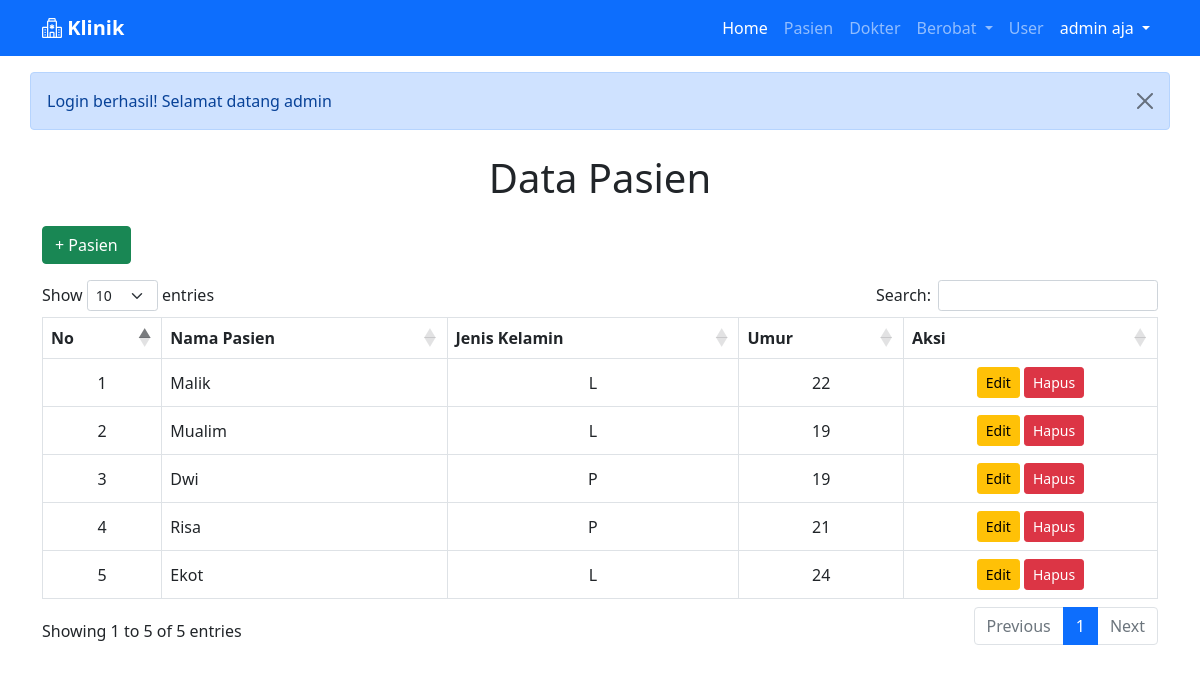
Page /pasien.php (signed in) on the committed database.
### tables this page shows
CREATE TABLE `pasien` (
  `id_pasien` int(5) NOT NULL,
  `nama_pasien` varchar(50) NOT NULL,
  `jenis_kelamin` enum('L','P') NOT NULL,
  `umur` int(2) NOT NULL
);

### pasien.php (the view, shortened to what this page needs)
<?php include "layout/_header.php"; ?>
<div class="container">
    <h1 class="text-center my-4">Data Pasien</h1>
    <?php if ($logged_in) : ?>
        <button type="button" class="btn btn-success mb-3" data-bs-toggle="modal" data-bs-target="#exampleModal">
            + Pasien
        </button>
    <?php endif ?>
    <div class="table-responsive">
        <table class="table table-bordered table-hover nowrap" id="example">
            <thead>
                <tr class="text-center">
                    <th>No</th>
                    <th>Nama Pasien</th>
                    <th>Jenis Kelamin</th>
                    <th>Umur</th>
                    <?php if ($logged_in) : ?>
                        <th>Aksi</th>
                    <?php endif ?>
                </tr>
            </thead>
            <tbody>
                <?php
                $no = 1;
                $query = "SELECT * FROM pasien";
                $sql = mysqli_query($koneksi, $query);
                while ($pasien = mysqli_fetch_array($sql)) {
                    if ($pasien != NULL) {
                ?>
                        <tr>
                            <td class="text-center align-middle"><?= $no++ ?></td>
                            <td class="align-middle"><?= $pasien['nama_pasien'] ?></td>
                            <td class="text-center align-middle"><?= $pasien['jenis_kelamin'] ?></td>
                            <td class="text-center align-middle"><?= $pasien['umur'] ?></td>
                            <?php if ($logged_in) : ?>
                                <td class="text-center align-middle">
                                    <a href="edit_pasien.php?id_pasien=<?= $pasien['id_pasien'] ?>" class="btn btn-warning btn-sm">Edit</a>
                                    <a href="__controller.php?id_pasien=<?= $pasien['id_pasien'] ?>" class="btn btn-danger btn-sm" onclick="return confirm('Apakah anda yakin ingin menghapus data pasien <?= $pasien['nama_pasien'] ?> ?')">Hapus</a>
                                </td>
                            <?php endif ?>
                        </tr>
                    <?php } else { ?>
                        <tr>
                            <td class="text-center">Data Kosong</td>
                        </tr>
                <?php }
                } ?>
            </tbody>
        </table>
    </div>
</div>
<?php include "layout/_footer.php"; ?>

### rows in the picture
pasien: nama_pasien "Malik", jenis_kelamin "L", umur "22"
pasien: nama_pasien "Mualim", jenis_kelamin "L", umur "19"
pasien: nama_pasien "Dwi", jenis_kelamin "P", umur "19"
pasien: nama_pasien "Risa", jenis_kelamin "P", umur "21"
pasien: nama_pasien "Ekot", jenis_kelamin "L", umur "24"

### other values in the picture
$nama_lengkap "admin aja"
$_SESSION['success'] "Login berhasil! Selamat datang admin"
